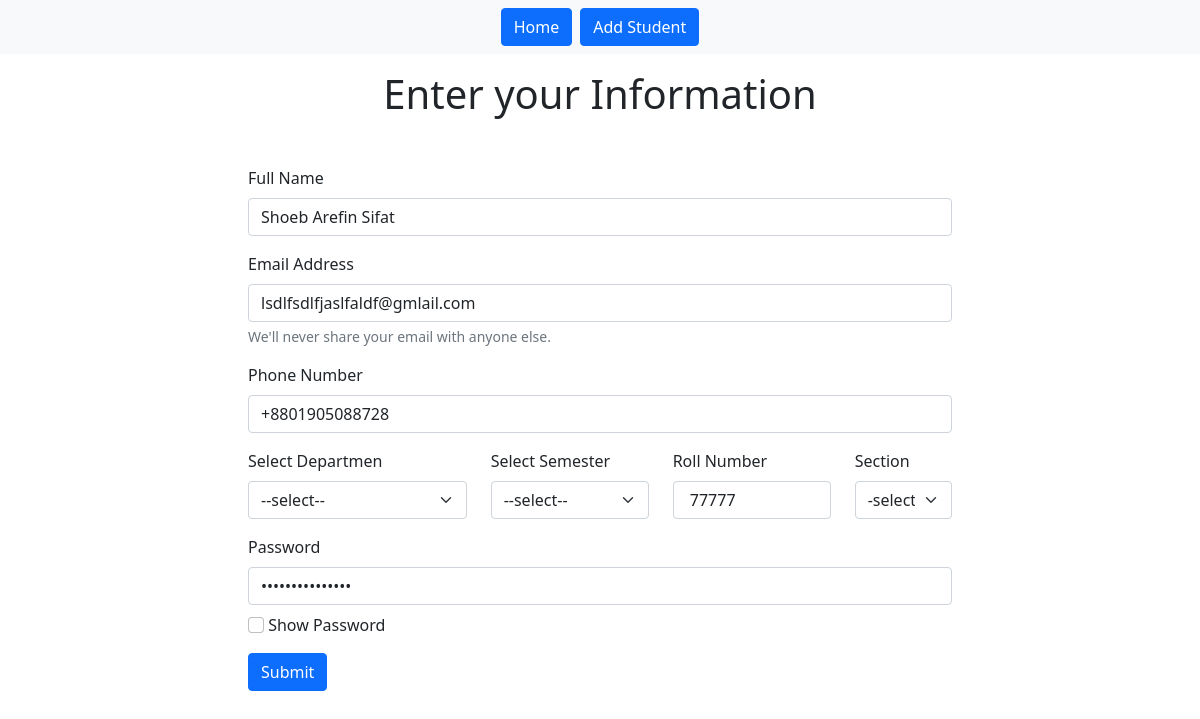
Page /update.php?updateid=3 on the committed database.
### tables this page shows
CREATE TABLE `students_information` (
  `Id` int(11) NOT NULL,
  `Student_Name` varchar(80) NOT NULL,
  `Student_Email` varchar(80) NOT NULL,
  `Phone_Number` varchar(80) NOT NULL,
  `Departmen` varchar(80) NOT NULL,
  `Semester` varchar(80) NOT NULL,
  `Roll_Number` varchar(20) NOT NULL,
  `Section` varchar(10) NOT NULL,
  `Password` varchar(30) NOT NULL,
  `Creat_At` timestamp NOT NULL DEFAULT CURRENT_TIMESTAMP
);

### update.php (the view, shortened to what this page needs)
<?php
include 'conect.php';
$id = $_GET['updateid'];
$old_data = "SELECT * FROM `students_information` WHERE Id ='$id'";
$result = mysqli_query($con,$old_data);
if($result){
    $row = mysqli_fetch_assoc($result);
}
?>
<!doctype html>
<html lang="en">
  <head>
    <link href="https://cdn.jsdelivr.net/npm/bootstrap@5.0.2/dist/css/bootstrap.min.css" rel="stylesheet">
  </head>
  <body>
    <nav class="navbar navbar-expand-lg navbar-light bg-light">
        <div class="container mx-auto justify-content-center">
            <div class="collapse navbar-collapse justify-content-center" id="navbarNavAltMarkup">
                <div class="navbar-nav">
                    <a class="btn btn-primary me-2" href="index.php">Home</a>
                    <a class="btn btn-primary" href="user.php">Add Student</a>
                </div>
            </div>
        </div>
    </nav>
    <h1 class="my-3 display-6 text-center">Enter your Information</h1>
    <div class="row mt-5 container mx-auto">
        <div class="col-md-8 mx-auto">
        <form class="mx-3 mx-md-0"  method="post">
            <div class="mb-3">
                <label class="form-label">Full Name</label>
                <input required type="text" class="form-control" name="name" placeholder="Md Shoeb Arefin Sifat" value="<?php echo $row['Student_Name'] ?>">
            </div>
            <div class="mb-3">
                <label class="form-label">Email Address</label>
                <input required type="text" class="form-control" name="email" placeholder="shoebsifat@exmle.com" value="<?php echo $row['Student_Email'] ?>">
                <div class="form-text">We'll never share your email with anyone else.</div>
            </div>
            <div class="mb-3">
                <label class="form-label">Phone Number</label>
                <input required type="text" class="form-control" placeholder="019-XXXX-XXXX" name="phone" maxlength="14" value="<?php echo $row['Phone_Number'] ?>">
            </div>
            <div class="row">
                <div class="col-md-4 col-sm-6">
                    <label for="Departmen" class="form-label">Select Departmen</label>
                    <select required class="form-select" name="department" id="" value="<?php echo $row['Departmen'] ?>">
                        <option value="">--select-- </option>
                    </select>
                </div>
                <div class="col-md-3 col-sm-6">
                    <label for="semester" class="form-label">Select Semester</label>
                    <select class="form-select" name="semester" id="" required value="<?php echo $row['Semester']?>" >
                        <option value="" > --select-- </option>
                    </select>
                </div>
                <div class="mb-3 col-md-3 col-sm-6 col-6">
                    <label class="form-label">Roll Number</label>
                    <input required type="text" class="form-control" placeholder="443291" name="roll" value="<?php echo $row['Roll_Number'] ?>">
                </div>
                <div class="col-md-2 col-sm-6 col-6">
                    <label for="Departmen" class="form-label">Section</label>
                    <select required class="form-select" name="section" id="">
                       <option value="">-select-</option>
                    </select>
                </div>
            </div>
            <div class="mb-3">
                <label class="form-label">Password</label>
                <input required type="password" id="password" class="form-control mb-2" placeholder="Enter your password" name="password" minlength="6" value="<?php echo $row['Password']?>">
                <input type="checkbox" name="check" id="check" class="form-check-input">
                <label for="check" class="form-check-label" id="show-check-box">Show Password</label>
            </div>
            <input type="submit" class="btn btn-primary" name="submit" value="Submit">
        </form>
        </div>
    </div>
  </body>
</html>

### rows in the picture
students_information: name "Shoeb Arefin Sifat", email "lsdlfsdlfjaslfaldf@gmlail.com", phone "+8801905088728", roll "77777"
